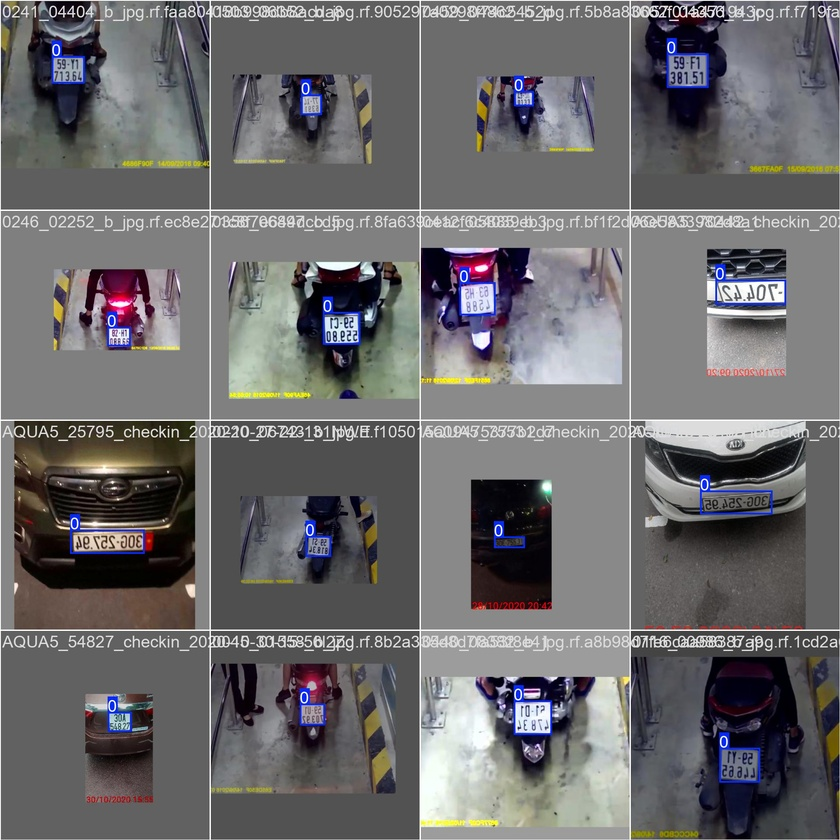
#> input picture train_batch0.jpg, 840 x 840 px, shrunk from 1920 x 1920 before the run
$ python -i preprocess_image.py   (imports and definitions only)
#> lines starting #> are read from the running program, lines starting #| are printed output that depends on the picture
#> further down, picture is the input picture: shape (840, 840, 3); mean B, G, R 108.5, 106.4, 107.7
import cv2 as cv
import numpy as np

def process_pipeline(image_path, xyxy, delta=0.1, limit=5, max_value=255, adaptive_method=cv.ADAPTIVE_THRESH_GAUSSIAN_C,
                     threshold_type=cv.THRESH_BINARY_INV, block_size=15, C=7, kernel_size=(2, 2), iterations=1):
    im = cv.imread(image_path)
    cropped = crop_bbox(im, xyxy)
    gray = cv.cvtColor(cropped, cv.COLOR_BGR2GRAY)

    thresh = cv.adaptiveThreshold(gray, max_value, adaptive_method, threshold_type, block_size, C)

    kernel = np.ones(kernel_size, np.uint8)
    thresh = cv.dilate(thresh, kernel, iterations=iterations)
    thresh = cv.erode(thresh, kernel, iterations=iterations)

    kernel = cv.getStructuringElement(cv.MORPH_RECT, (2, 2))
    cleaned = cv.morphologyEx(thresh, cv.MORPH_CLOSE, kernel)

    angles = np.arange(-limit, limit + delta, delta)
    img_stack = np.stack([rotate_image(cleaned, angle) for angle in angles], axis=0)
    scores = determine_score(img_stack)
    best_angle = angles[np.argmax(scores)]
    corrected = rotate_image(cropped, best_angle)
    clean_im = clean_image(corrected, max_value, adaptive_method, threshold_type, block_size, C, kernel_size, iterations)

    return best_angle, clean_im

def crop_bbox(image, xyxy):
    image = image[int(xyxy[0][1]):int(xyxy[0][3]), int(xyxy[0][0]):int(xyxy[0][2])]
    return image

def rotate_image(image, angle):
    (h, w) = image.shape[:2]
    center = (w // 2, h // 2)
    M = cv.getRotationMatrix2D(center, angle, 1.0)
    corrected = cv.warpAffine(image, M, (w, h), flags=cv.INTER_CUBIC, borderMode=cv.BORDER_REPLICATE)
    return corrected

def determine_score(arr):
    histogram = np.sum(arr, axis=2, dtype=float)
    score = np.sum((histogram[..., 1:] - histogram[..., :-1]) ** 2, axis=1, dtype=float)
    return score

def clean_image(im, max_value=255, adaptive_method=cv.ADAPTIVE_THRESH_GAUSSIAN_C, threshold_type=cv.THRESH_BINARY_INV, block_size=15, C=7, kernel_size=(2, 2), iterations=1):
#> called with max_value = 255, adaptive_method = 1, threshold_type = 1, block_size = 15, C = 7, kernel_size = (2, 2), iterations = 1
    gray = cv.cvtColor(im, cv.COLOR_BGR2GRAY)
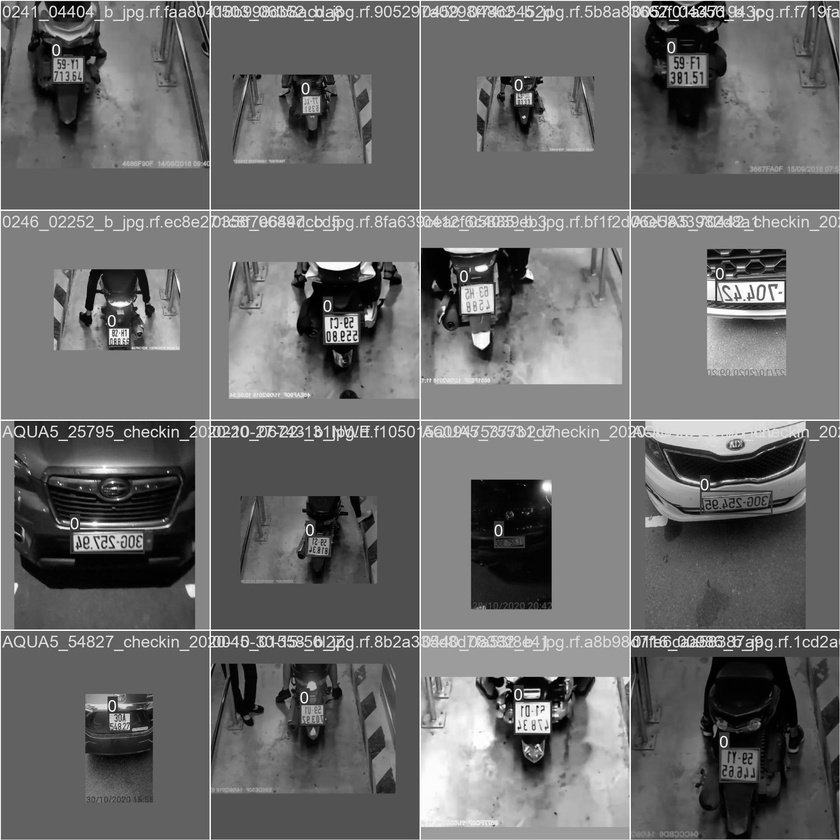
#> gray: shape (840, 840); min 0, max 255, mean 107

    blured = cv.GaussianBlur(gray, (5, 5), 0)
    bfilter = cv.bilateralFilter(blured, 11, 17, 17)
    edged = cv.Canny(bfilter, 30, 200)
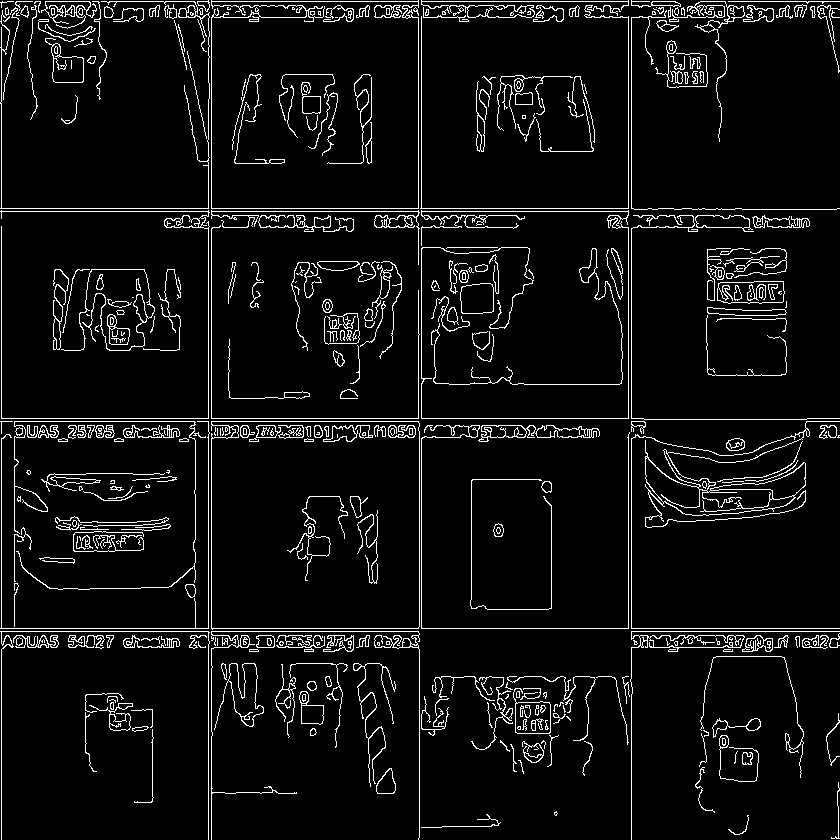
#> edged: shape (840, 840); 6.1% white in thin lines or dots

    return edged

def save_temp_image(image, filename='temp.png'):
    cv.imwrite(filename, image)
    return filename

>>> import cv2
>>> picture = cv2.imread('train_batch0.jpg')
>>> result = clean_image(picture)
